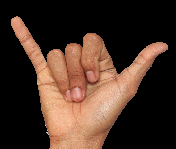
#> input picture img/Y.png, 176 x 149 px
$ python pro.py
#> lines starting #> are read from the running program, lines starting #| are printed output that depends on the picture; after the words box and inside, x2 and y2 are one past the last pixel; in counts of white or black regions, pixels touching at a corner belong together
#> further down, image is the input picture: shape (149, 176, 3); mean B, G, R 38.9, 50.5, 72.2
from skimage import measure
import numpy as np
import cv2
import imutils

def process(num, image):
    # cv2.destroyAllWindows()
    # cv2.imshow(f"{num}", image)
#> called with num = 'Y'
    clone = image.copy()

    gray = cv2.cvtColor(clone, cv2.COLOR_BGR2GRAY)  # convert the image to grayscale
    # cv2.imshow(f"{num} gray", gray)
    kernel = cv2.getStructuringElement(cv2.MORPH_RECT, (5, 5))  # kernel for morphological operations
    opening = cv2.morphologyEx(gray, cv2.MORPH_OPEN, kernel)
    # cv2.imshow(f"{num} Opening: (5, 5)", opening)
    blurred = cv2.GaussianBlur(opening, (7, 7), 0)  # blur
    # cv2.imshow(f"{num} Blurred", blurred)
    (T, thresh) = cv2.threshold(blurred, 0, 255, cv2.THRESH_BINARY | cv2.THRESH_OTSU)   # thresholding the image using Otsu's method
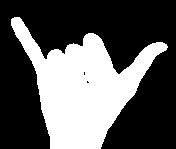
#> thresh: shape (149, 176); 35.5% white; 1 white region, box (x1, y1, x2, y2) and area: (11, 17, 168, 149) 9299
#> T = 73

    labels = measure.label(thresh, background=0)
#> labels: shape (149, 176) int64; values 0 (black) and 1 (white), 35.5% white; 1 white region
    mask = np.zeros(thresh.shape, dtype="uint8")
    for (i, label) in enumerate(np.unique(labels)):
        # ignore the background label
        if label == 0:
            continue
        # otherwise, construct the label mask to display only connected components for the current label
        labelMask = np.zeros(thresh.shape, dtype="uint8")
        labelMask[labels == label] = 255
        numPixels = cv2.countNonZero(labelMask)
        # if the number of pixels in the component is sufficiently large, add it to our mask of "large" blobs
        if numPixels > 17776 and numPixels < 35000:
            mask = cv2.add(mask, labelMask)
#> this loop made 2 passes
#> label on pass 1: 0
#> (label, numPixels) on pass 2: (1, 9299)
#> mask: shape (149, 176); every value is 0

    cnts = cv2.findContours(thresh.copy(), cv2.RETR_LIST, cv2.CHAIN_APPROX_SIMPLE)
#> cnts = 3 contours, 2 with area under 20; largest, box (x1, y1, x2, y2) and area: (11, 17, 168, 149) 9055
    cnts = imutils.grab_contours(cnts)
    hullImage = np.zeros(gray.shape[:2], dtype="uint8")

    # loop over the contours
    for (i, c) in enumerate(cnts):
        # compute the area of the contour along with the bounding box to compute the aspect ratio
        area = cv2.contourArea(c)
        (x, y, w, h) = cv2.boundingRect(c)
        # compute the aspect ratio of the contour, which is simply the width divided by the height of the bounding box
        aspectRatio = w / float(h)
        # use the area of the contour and the bounding box area to computethe extent
        extent = area / float(w * h)
        # compute the convex hull of the contour,
        # then use the area of the original contour and the area of the convex hull to compute thesolidity
        hull = cv2.convexHull(c)
        hullArea = cv2.contourArea(hull)
        if hullArea == 0:
            continue
        solidity = area / float(hullArea)

        Area  = area / 1000

        if solidity > 0.99999 or solidity == 0.00 or Area < 3 or Area > 70:
            continue
        # visualize the original contours and the convex hull and initialize the name of the shape
        cv2.drawContours(hullImage, [hull], -1, 255, -1)
        cv2.drawContours(clone, [c], -1, (159, 0, 240), 2)
        shape = ""
        if solidity >= 0.949:
            if Area > 28:
                shape = "# Ten thousand"
            elif Area > 15:
                shape = "# 0"
            elif Area > 13:
                shape = "# B"
            elif Area > 10:
                shape = "# E"
        elif solidity >= 0.9:
            if Area > 40:
                shape = "# 40"
            elif Area > 38:
                if extent > 0.73:
                    shape = "# 90"
                else:
                    shape = "# 20"
            elif Area > 37:
                shape = "# 30"
            elif Area > 35:
                shape = "# 50"
            elif Area > 33:
                shape = "# 10"
            elif Area > 32:
                shape = "# Thousand"
            elif Area > 11:
                shape = "# F"
            elif Area > 10:
                if extent > 0.6:
                    shape = "# A"
                else:
                    shape = "# D"
            elif Area > 8:
                if extent > 0.6:
                    shape = "# M"
                else:
                    shape = "# O"
            else:
                shape = "# S"
        elif solidity >= 0.85:
            if Area > 30:
                shape = "# 60"
            elif Area > 10:
                shape = "# Brother"
            elif Area > 8:
                shape = "# N"
            elif Area > 7:
                if aspectRatio > 0.5:
                    shape = "# H"
                else:
                    shape = "# U"
            else:
                shape = "# J"
        elif solidity >= 0.8:
            if Area >= 30:
                shape = "# Hundred"
            elif Area >= 27:
                shape = "# 9"
            elif Area >= 26:
                shape = "# 8"
            elif Area >= 20:
                shape = "# 1"
            elif Area >= 10:
                shape = "# C"
            elif Area >= 7:
                shape = "# R"
            else:
                if aspectRatio > 0.5:
                    shape = "# I"
                else:
                    shape = "# X"
        elif solidity >= 0.747:
            if Area >= 25:
                shape = "# 6"
            elif Area >= 8:
                shape = "# W"
            elif Area >= 7.7:
                if aspectRatio > 1.4:
                    shape = "# T"
                else:
                    shape = "# P"
            elif Area >= 7.4:
                shape = "# G"
            elif Area >= 7:
                shape = "# Z"
            else:
                shape = "# K"
        elif solidity >= 0.696:
            if Area >= 27:
                shape = "# 4"
            elif Area >= 25:
                shape = "# 7"
            elif Area >= 20:
                shape = "# 2"
            elif Area >= 8:
                shape = "# Y"
            else:
                shape = "# V"
        elif solidity >= 0.6:
            if Area >= 30:
                shape = "# 5"
            elif Area >= 25:
                shape = "# 3"
            elif Area >= 20:
                shape = "# Love"
            elif Area >= 6:
                shape = "# L"
            else:
                shape = "# Q"
        elif solidity >= 0.48:
            shape = "# 70"
        elif solidity >= 0.4:
            shape = "# 80"
        # draw the shape name on the image
        cv2.putText(clone, shape, (x, y + 25), cv2.FONT_HERSHEY_SIMPLEX, 1, (240, 0, 159), 2)
        # show the contour properties
        print("Image #{} -- aspect_ratio={:.2f}, extent={:.2f}, solidity={:.2f}, area={:.2f}".format(num, aspectRatio, extent, solidity, Area))
        print(shape)
        # cv2.imshow(f"{num} Convex Hull", hullImage)
        if num == "Y" or num == "Z":
            a = 2
        else:
            a = 1
        resized = imutils.resize(clone, width=image.shape[1] * a, inter=cv2.INTER_LINEAR)
        cv2.imshow(f"{num} Image", resized)
        cv2.waitKey(0)
#> this loop made 3 passes
#> (area, x, y, w, h, aspectRatio, extent, hullArea) on pass 3: (9055, 11, 17, 157, 132, 1.19, 0.437, 12748.5)
#> (area, x, y, w, h, aspectRatio, extent, hullArea) on passes 1 to 2: (5.5, 86, 80, 4, 4, 1, 0.344, 5.5), (6, 83, 71, 3, 5, 0.6, 0.4, 6)
#| Image #Y -- aspect_ratio=1.19, extent=0.44, solidity=0.71, area=9.05
#| # Y
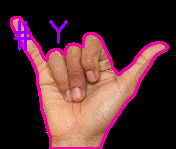
#> clone: shape (149, 176, 3); 8.17% of pixels changed, all inside (x1, y1, x2, y2) = (10, 16, 169, 149)
#> hullImage: shape (149, 176); 49.5% white; 1 white region, box (x1, y1, x2, y2) and area: (11, 17, 168, 149) 12968

num_img = [0, 1, 2, 3, 4, 5, 6, 7, 8, 9, 10, 20, 30, 40, 50, 60, 70, 80, 90, 100, 1000, 10000]
c_img = ["A", "B", "C", "D", "E", "F", "G", "H", "I", "J", "K", "L", "M", "N", "O", "P", "Q", "R", "S", "T", "U", "V", "W", "X", "Y", "Z"]
w_img = ["bro", "love"]

# [13 lines of commented-out code are left out]
image = cv2.imread(f"img/Y.png")
process("Y", image)
image = cv2.imread(f"img/Z.png")
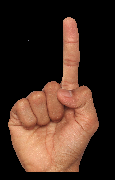
#> input picture img/Z.png, 115 x 180 px
#> image is the input picture: shape (180, 115, 3); mean B, G, R 34.2, 45.6, 69
process("Z", image)
#> call 2 of process, with num = 'Z'
#> in process (call 2), `gray = cv2.cvtColor(clone, cv2.COLOR_BGR2GRAY)`:
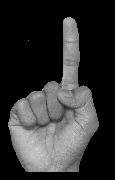
#> gray: shape (180, 115); min 0, max 217, mean 51.3
#> in process (call 2), `kernel = cv2.getStructuringElement(cv2.MORPH_RECT, (5, 5))`: kernel = [[1, 1, 1, 1, 1], [1, 1, 1, 1, 1], [1, 1, 1, 1, 1], [1, 1, 1, 1, 1], [1, 1, 1, 1, 1]]
#> in process (call 2), `(T, thresh) = cv2.threshold(blurred, 0, 255, cv2.THRESH_BINARY | cv2.T..`:
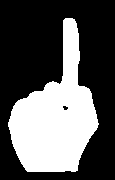
#> thresh: shape (180, 115); 35.2% white; 1 white region, box (x1, y1, x2, y2) and area: (8, 18, 99, 172) 7295
#> in process (call 2), `(T, thresh) = cv2.threshold(blurred, 0, 255, cv2.THRESH_BINARY | cv2.T..`: T = 67
#> in process (call 2), `labels = measure.label(thresh, background=0)`: labels: shape (180, 115) int64; values 0 (black) and 1 (white), 35.2% white; 1 white region
#> the loop in process (call 2), `for (i, label) in enumerate(np.unique(labels)):` made 2 passes
#> (label, numPixels) on pass 2: (1, 7295)
#> after the loop in process (call 2), `for (i, label) in enumerate(np.unique(labels)):`: mask: shape (180, 115); every value is 0
#> in process (call 2), `cnts = cv2.findContours(thresh.copy(), cv2.RETR_LIST, cv2.CHAIN_APPROX..`: cnts = 2 contours; box (x1, y1, x2, y2) and area: (8, 18, 99, 172) 7110, (62, 105, 69, 111) 22
#> the loop in process (call 2), `for (i, c) in enumerate(cnts):` made 2 passes
#> (area, x, y, w, h, aspectRatio, extent, hullArea) on pass 2: (7109.5, 8, 18, 91, 154, 0.591, 0.507, 9004.5)
#> (area, x, y, w, h, aspectRatio, extent, hullArea) on pass 1: (21.5, 62, 105, 7, 6, 1.17, 0.512, 22.5)
#| Image #Z -- aspect_ratio=0.59, extent=0.51, solidity=0.79, area=7.11
#| # Z
#> after the loop in process (call 2), `for (i, c) in enumerate(cnts):`:
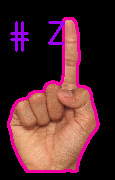
#> clone: shape (180, 115, 3); 8.61% of pixels changed, all inside (x1, y1, x2, y2) = (7, 17, 100, 173)
#> after the loop in process (call 2), `for (i, c) in enumerate(cnts):`:
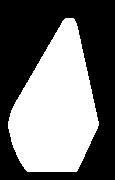
#> hullImage: shape (180, 115); 44.4% white; 1 white region, box (x1, y1, x2, y2) and area: (8, 18, 99, 172) 9189
for i in w_img:
    a = f"{i}.png"
    image = cv2.imread(f"img/{a}")
    process(i, image)
#> (the run stopped early here; a loop or call above may not have finished)
